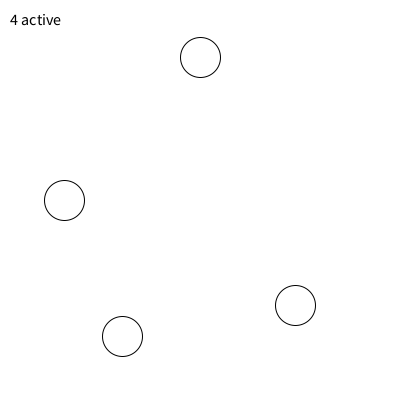
Frame 1 (no input)
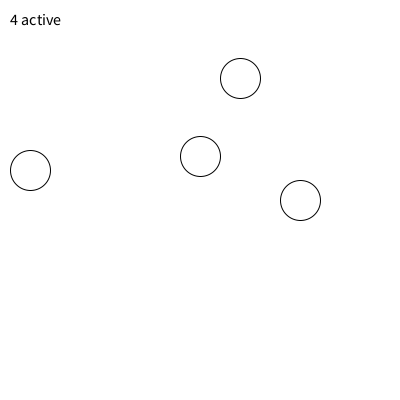
Frame 60 (the mouse pressed at the canvas centre just before this capture)
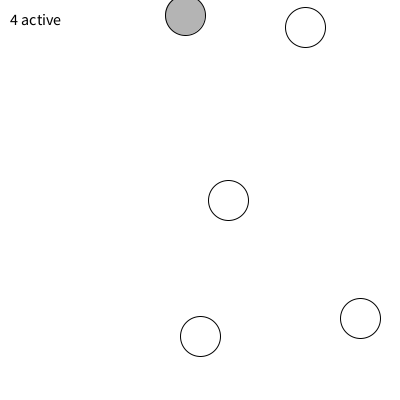
Frame 120 (the mouse held since frame 60 and released just before this capture)

The Processing sketch that drew these frames (run headless with seeded random() and noise(); from frame 60 on, the mouse is pressed at the canvas centre):

// Processing sketch: ModelViewComplete
// ── ModelViewComplete.pde
// Session 4 completed example: the checkpoint plus both independent extensions.
// Press c to clear the stopped balls (removeInactive loops backward).
// Click to add a ball. Input belongs to the sketch; the model only gets add().

ArrayList<Ball> balls = new ArrayList<Ball>();

void setup() {
  size(400, 400);
  textSize(16);
  balls.add(new Ball(60, 200, 4, 0));
  balls.add(new Ball(200, 60, 0, -3));
  balls.add(new Ball(300, 300, -5, 5));
  balls.add(new Ball(120, 330, 2, 6));
}

void draw() {
  background(255);
  for (Ball b : balls) {
    b.move(width, height);
    drawBall(b);
  }
  fill(0);
  text(countActive() + " active", 10, 25);
}

void drawBall(Ball b) {
  if (b.isActive()) {
    fill(255);
  } else {
    fill(180);
  }
  circle(b.x, b.y, 40);
}

int removeInactive() {
  int removed = 0;
  for (int i = balls.size() - 1; i >= 0; i--) {
    if (!balls.get(i).isActive()) {
      balls.remove(i);
      removed = removed + 1;
    }
  }
  return removed;
}

void keyPressed() {
  if (key == 'c') {
    int removed = removeInactive();
    println("cleared " + removed + ", " + balls.size() + " left");
  }
}

void mousePressed() {
  float x = constrain(mouseX, 20, width - 20);
  float y = constrain(mouseY, 20, height - 20);
  balls.add(new Ball(x, y, random(-6, 6), random(-6, 6)));
}

int countActive() {
  int count = 0;
  for (Ball b : balls) {
    if (b.isActive()) {
      count = count + 1;
    }
  }
  return count;
}

class Ball {
  float x;
  float y;
  float xSpeed;
  float ySpeed;
  int bounces;

  Ball(float startX, float startY, float startXSpeed, float startYSpeed) {
    x = startX;
    y = startY;
    xSpeed = startXSpeed;
    ySpeed = startYSpeed;
    bounces = 0;
  }

  boolean isActive() {
    return bounces < 3;
  }

  void move(int w, int h) {
    if (isActive()) {
      x = x + xSpeed;
      y = y + ySpeed;
      if (x > w - 20 || x < 20) {
        xSpeed = -xSpeed;
        bounces = bounces + 1;
      }
      if (y > h - 20 || y < 20) {
        ySpeed = -ySpeed;
        bounces = bounces + 1;
      }
    }
  }
}
